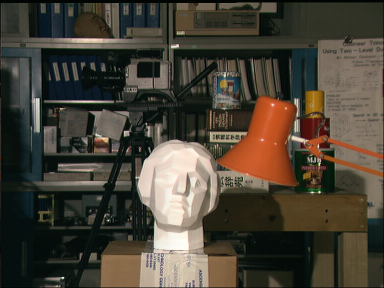
#> input picture tsucuba_left.png, 384 x 288 px
$ python EpipolarGeometry.py
#> lines starting #> are read from the running program, lines starting #| are printed output that depends on the picture
import numpy as np
import cv2
from matplotlib import pyplot as plt
import matplotlib.cm as cm
UBIT = "sgotherw"
np.random.seed(sum([ord(c) for c in UBIT]))

FOLDER_PATH = ''

def ReadImage(image,color=1):
    #read colored image
    img_color = cv2.imread(FOLDER_PATH + image,color)
    return img_color

def WriteImage(imageName, image):
    cv2.imwrite(FOLDER_PATH + imageName,image)
    return

def ConvertToGrayScale(image):
    img_gray= cv2.cvtColor(image,cv2.COLOR_BGR2GRAY)
    return img_gray

#Detect SIFT keypoints
def FindSIFTKeypointsAndDescriptors(image,img_gray, outputImageName):

    sift = cv2.xfeatures2d.SIFT_create()
    #finds the keypoint in the image
    keyPoints,descriptors = sift.detectAndCompute(img_gray,None)
    img_output = cv2.drawKeypoints(image,keyPoints,None)
    WriteImage(outputImageName,img_output)
    return keyPoints,descriptors

def MatchKeyPoints(descriptors1,descriptors2, k = 2):
    bf = cv2.BFMatcher()
    matches = bf.knnMatch(descriptors1,descriptors2, k=k)
    return matches

def GetGoodMatches(descriptors1,descriptors2, k = 2):
    matches = MatchKeyPoints(descriptors1,descriptors2, k)
    # filter good matches
    goodMatches = []
    for m,n in matches:
        if m.distance < 0.75*n.distance:
            goodMatches.append(m)
    return goodMatches

def FindFundamentalMatrix(goodMatches):
    sourcePoints = np.int32([ keyPoints1[m.queryIdx].pt for m in goodMatches ])
    destinationPoints = np.int32([ keyPoints2[m.trainIdx].pt for m in goodMatches ])
    fundamentalMatrix, mask = cv2.findFundamentalMat(sourcePoints, destinationPoints, cv2.FM_RANSAC)
    print('Fundamental Matrix:')
    print(fundamentalMatrix)
    return fundamentalMatrix, mask, sourcePoints,destinationPoints

def Drawlines(img1,img2,lines,pts1,pts2):
    colors = [(255,90,0), (10,255,0),(0,0,255),(255,255,0),(255,0,255),(155,205,125),(155,256,0),(255,0,150),(95,85,225),(155,60,90)]
    iteration = 0
    r,c = img1.shape
    img1 = cv2.cvtColor(img1,cv2.COLOR_GRAY2BGR)
    img2 = cv2.cvtColor(img2,cv2.COLOR_GRAY2BGR)
    for r,pt1,pt2 in zip(lines,pts1,pts2):
        color = colors[iteration]
        x0,y0 = map(int, [0, -r[2]/r[1] ])
        x1,y1 = map(int, [c, -(r[2]+r[0]*c)/r[1] ])
        img1 = cv2.line(img1, (x0,y0), (x1,y1), color,1)
        img1 = cv2.circle(img1,tuple(pt1),5,color,-1)
        img2 = cv2.circle(img2,tuple(pt2),5,color,-1)
        iteration += 1
    return img1

def GetEpilines(pts,fundamentalMatrix,value):
    lines = []
    lines = cv2.computeCorrespondEpilines(pts.reshape(-1,1,2), value,fundamentalMatrix)
    lines = lines.reshape(-1,3)
    return lines

def GetRandomInliers(points1Inliers,points2Inliers,mask,numberOfSamples):
    inliersIndexes = np.where(np.asarray(mask.ravel()) == 1)[0]
    randomInliersIndexes = np.random.choice(inliersIndexes,numberOfSamples)
    randomPoints1Inliers = [points1Inliers[i] for i in randomInliersIndexes]
    randomPoints2Inliers = [points2Inliers[i] for i in randomInliersIndexes]
    return np.asarray(randomPoints1Inliers),np.asarray(randomPoints2Inliers)

def GetDisparity(image1,image2):
    stereo = cv2.StereoBM_create(numDisparities=64, blockSize=15)
    disparity = stereo.compute(image1,image2)
    return disparity


img1_color = ReadImage('tsucuba_left.png')
#> in ReadImage, img_color is the input picture: shape (288, 384, 3); mean B, G, R 54.7, 66.6, 73.2
img2_color = ReadImage('tsucuba_right.png')
#> call 2 of ReadImage, with image = 'tsucuba_right.png', color = 1
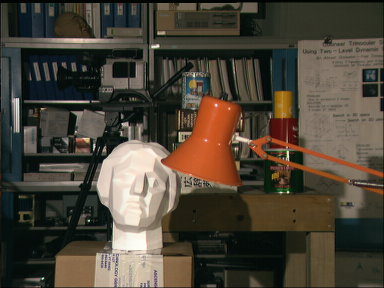
#> input picture tsucuba_right.png, 384 x 288 px
#> in ReadImage, img_color is the input picture: shape (288, 384, 3); mean B, G, R 55.6, 68.2, 75.9

img1_gray = ConvertToGrayScale(img1_color)
img2_gray = ConvertToGrayScale(img2_color)

img1 = ReadImage('tsucuba_left.png',0)
img2 = ReadImage('tsucuba_right.png',0)

# find the keypoints and descriptors with SIFT
keyPoints1, descriptors1 = FindSIFTKeypointsAndDescriptors(img1_color,img1,'task2_sift1.jpg')
#> in FindSIFTKeypointsAndDescriptors, `keyPoints,descriptors = sift.detectAndCompute(img_gray,None)`: keyPoints = 760 keypoints; strongest (x, y, size): (174, 178, 47.1), (177, 46, 2.7), (126, 133, 3.8), (36, 102, 5.7)
#> keyPoints1 has the same summary as keyPoints in FindSIFTKeypointsAndDescriptors
keyPoints2, descriptors2 = FindSIFTKeypointsAndDescriptors(img2_color,img2,'task2_sift2.jpg')
#> in FindSIFTKeypointsAndDescriptors (call 2), `keyPoints,descriptors = sift.detectAndCompute(img_gray,None)`: keyPoints = 764 keypoints; strongest (x, y, size): (94, 146, 1.9), (132, 178, 47.5), (157, 46, 2.7), (288, 153, 2)
#> keyPoints2 has the same summary as keyPoints in FindSIFTKeypointsAndDescriptors

goodMatches = []
goodMatches = GetGoodMatches(descriptors1,descriptors2, k=2)
#> in MatchKeyPoints, `matches = bf.knnMatch(descriptors1,descriptors2, k=k)`: matches = 760 matches
#> after the loop in GetGoodMatches, `for m,n in matches:`: goodMatches = 286 matches
#> goodMatches = 286 matches

img_drawMatches = cv2.drawMatches(img1_color,keyPoints1,img2_color,keyPoints2,goodMatches,None,flags = 0)
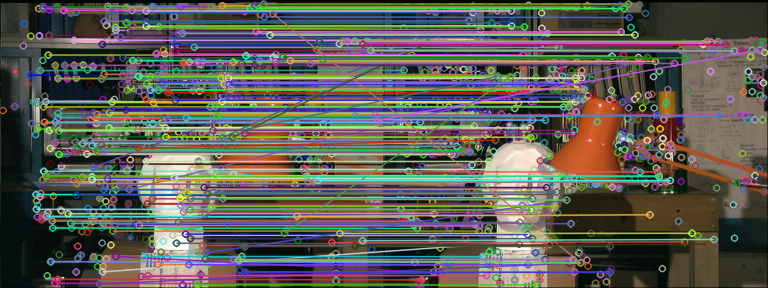
#> img_drawMatches: shape (288, 768, 3); mean B, G, R 85.6, 92.7, 95

WriteImage('task2_matches_knn.jpg',img_drawMatches)

fundamentalMatrix, mask, sourcePoints,destinationPoints = FindFundamentalMatrix(goodMatches)
#> in FindFundamentalMatrix, `sourcePoints = np.int32([ keyPoints1[m.queryIdx].pt for m in goodMatch..`: sourcePoints = 286 pairs, first value 30 to 377, second value 3 to 284
#> in FindFundamentalMatrix, `destinationPoints = np.int32([ keyPoints2[m.trainIdx].pt for m in good..`: destinationPoints = 286 pairs, first value 9 to 375, second value 3 to 284
#> in FindFundamentalMatrix, `fundamentalMatrix, mask = cv2.findFundamentalMat(sourcePoints, destina..`: fundamentalMatrix = [[3.88e-06, -0.000228, 0.0441], [0.000242, -1.9e-05, 0.0995], [-0.0458, -0.102, 1]]; mask = 286 values, max 1 at index 0, min 0 at index 4, mean 0.906
#| [[ 3.88435667e-06 -2.28004165e-04  4.41240231e-02]
#|  [ 2.41983065e-04 -1.90250881e-05  9.94644488e-02]
#|  [-4.57546817e-02 -1.02452413e-01  1.00000000e+00]]

randomPoints1Inliers, randomPoints2Inliers = GetRandomInliers(sourcePoints,destinationPoints, mask,10)
#> in GetRandomInliers, `inliersIndexes = np.where(np.asarray(mask.ravel()) == 1)[0]`: inliersIndexes = 259 values from 0 to 284
#> in GetRandomInliers, `randomInliersIndexes = np.random.choice(inliersIndexes,numberOfSamples)`: randomInliersIndexes = [220, 84, 85, 194, 203, 173, 243, 17, 39, 143]
#> in GetRandomInliers, `randomPoints1Inliers = [points1Inliers[i] for i in randomInliersIndexes]`: randomPoints1Inliers = [[227, 77], [101, 78], [101, 43], [202, 244], [210, 6], [182, 188], [254, 64], [44, 121], [56, 6], [156, 53]]
#> in GetRandomInliers, `randomPoints2Inliers = [points2Inliers[i] for i in randomInliersIndexes]`: randomPoints2Inliers = [[196, 77], [78, 78], [82, 43], [160, 245], [191, 6], [139, 188], [236, 65], [23, 121], [37, 6], [138, 54]]

epilines1 = []
epilines2 = []
epilines1 = GetEpilines(randomPoints2Inliers,fundamentalMatrix,2)
#> in GetEpilines, `lines = cv2.computeCorrespondEpilines(pts.reshape(-1,1,2), value,funda..`: lines = [[-0.175, -0.985, 114.7], [-0.213, -0.977, 97.92], [-0.276, -0.961, 70.1], [0.0981, -0.995, 224.7], [-0.286, -0.958, 65.75], [0.00202, -1, 187.6], [-0.182, -0.983, 111.6], [-0.147, -0.989, 126.3], [-0.37, -0.929, 27.03], [-0.232, -0.973, 89.82]]
#> epilines1 has the same summary as lines in GetEpilines
img_epiline1 = Drawlines(img1,img2,epilines1,randomPoints1Inliers,randomPoints2Inliers)
#> the loop in Drawlines, `for r,pt1,pt2 in zip(lines,pts1,pts2):` made 10 passes
#> (r, pt1, pt2, color, y0, y1) on passes 1 to 9: ([-0.175, -0.985, 114.7], [227, 77], [196, 77], (255, 90, 0), 116, 48), ([-0.213, -0.977, 97.92], [101, 78], [78, 78], (10, 255, 0), 100, 16), ([-0.276, -0.961, 70.1], [101, 43], [82, 43], (0, 0, 255), 72, -37), ([0.0981, -0.995, 224.7], [202, 244], [160, 245], (255, 255, 0), 225, 263), ([-0.286, -0.958, 65.75], [210, 6], [191, 6], (255, 0, 255), 68, -45), ([0.00202, -1, 187.6], [182, 188], [139, 188], (155, 205, 125), 187, 188), ([-0.182, -0.983, 111.6], [254, 64], [236, 65], (155, 256, 0), 113, 42), ([-0.147, -0.989, 126.3], [44, 121], [23, 121], (255, 0, 150), 127, 70), ([-0.37, -0.929, 27.03], [56, 6], [37, 6], (95, 85, 225), 29, -123)
#> after the loop in Drawlines, `for r,pt1,pt2 in zip(lines,pts1,pts2):`: img1: shape (288, 384, 3); mean B, G, R 72, 70.8, 69.3
#> after the loop in Drawlines, `for r,pt1,pt2 in zip(lines,pts1,pts2):`:
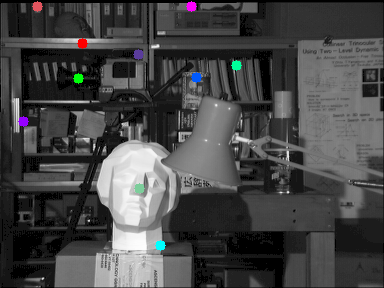
#> img2: shape (288, 384, 3); mean B, G, R 70.8, 70.5, 70.4
#> after the loop in Drawlines, `for r,pt1,pt2 in zip(lines,pts1,pts2):`: iteration = 10

epilines2 = GetEpilines(randomPoints1Inliers,fundamentalMatrix,1)
#> epilines2 = [[0.177, 0.984, -111.2], [0.213, 0.977, -92.67], [0.271, 0.962, -62.76], [-0.0744, 0.997, -230.7], [0.279, 0.96, -58.99], [0.0141, 1, -190], [0.188, 0.982, -105.6], [0.153, 0.988, -122.9], [0.356, 0.935, -18.02], [0.233, 0.972, -82.59]]
img_epiline2 = Drawlines(img2,img1,epilines2,randomPoints2Inliers,randomPoints1Inliers)
#> the loop in Drawlines (call 2), `for r,pt1,pt2 in zip(lines,pts1,pts2):` made 10 passes
#> (r, pt1, pt2, color, y0, y1) on passes 1 to 9: ([0.177, 0.984, -111.2], [196, 77], [227, 77], (255, 90, 0), 112, 44), ([0.213, 0.977, -92.67], [78, 78], [101, 78], (10, 255, 0), 94, 11), ([0.271, 0.962, -62.76], [82, 43], [101, 43], (0, 0, 255), 65, -43), ([-0.0744, 0.997, -230.7], [160, 245], [202, 244], (255, 255, 0), 231, 259), ([0.279, 0.96, -58.99], [191, 6], [210, 6], (255, 0, 255), 61, -50), ([0.0141, 1, -190], [139, 188], [182, 188], (155, 205, 125), 190, 184), ([0.188, 0.982, -105.6], [236, 65], [254, 64], (155, 256, 0), 107, 34), ([0.153, 0.988, -122.9], [23, 121], [44, 121], (255, 0, 150), 124, 64), ([0.356, 0.935, -18.02], [37, 6], [56, 6], (95, 85, 225), 19, -126)
#> pass 1, in Drawlines (call 2), `img1 = cv2.line(img1, (x0,y0), (x1,y1), color,1)`:
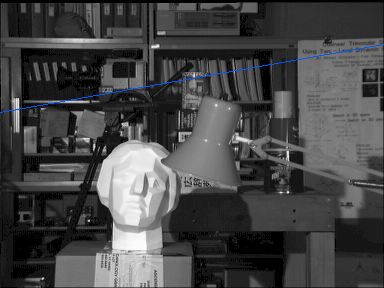
#> img1: shape (288, 384, 3); mean B, G, R 70.9, 70.3, 70
#> after the loop in Drawlines (call 2), `for r,pt1,pt2 in zip(lines,pts1,pts2):`:
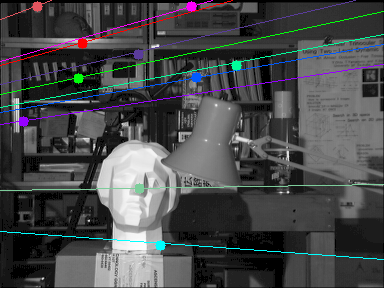
#> img1: shape (288, 384, 3); mean B, G, R 73.7, 72.6, 71
#> after the loop in Drawlines (call 2), `for r,pt1,pt2 in zip(lines,pts1,pts2):`:
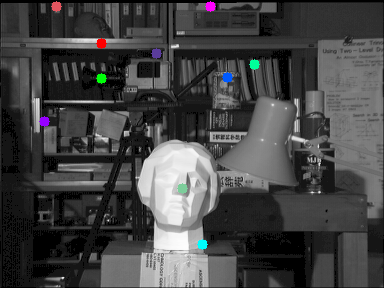
#> img2: shape (288, 384, 3); mean B, G, R 68.9, 68.6, 68.6
#> after the loop in Drawlines (call 2), `for r,pt1,pt2 in zip(lines,pts1,pts2):`: iteration = 10

WriteImage('task2_epi_right.jpg',img_epiline1)
WriteImage('task2_epi_left.jpg',img_epiline2)

img1_color = ReadImage('tsucuba_left.png',0)
img2_color = ReadImage('tsucuba_right.png',0)

disparity = GetDisparity(img1_color,img2_color)
#> in GetDisparity, `disparity = stereo.compute(image1,image2)`:
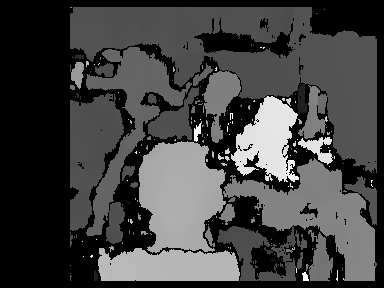
#> disparity: shape (288, 384) int16; min -16, max 1008, mean 250.8; drawn with min black and max white

plt.imsave(FOLDER_PATH + 'task2_disparity.jpg',disparity,cmap=cm.gray,format="png")
